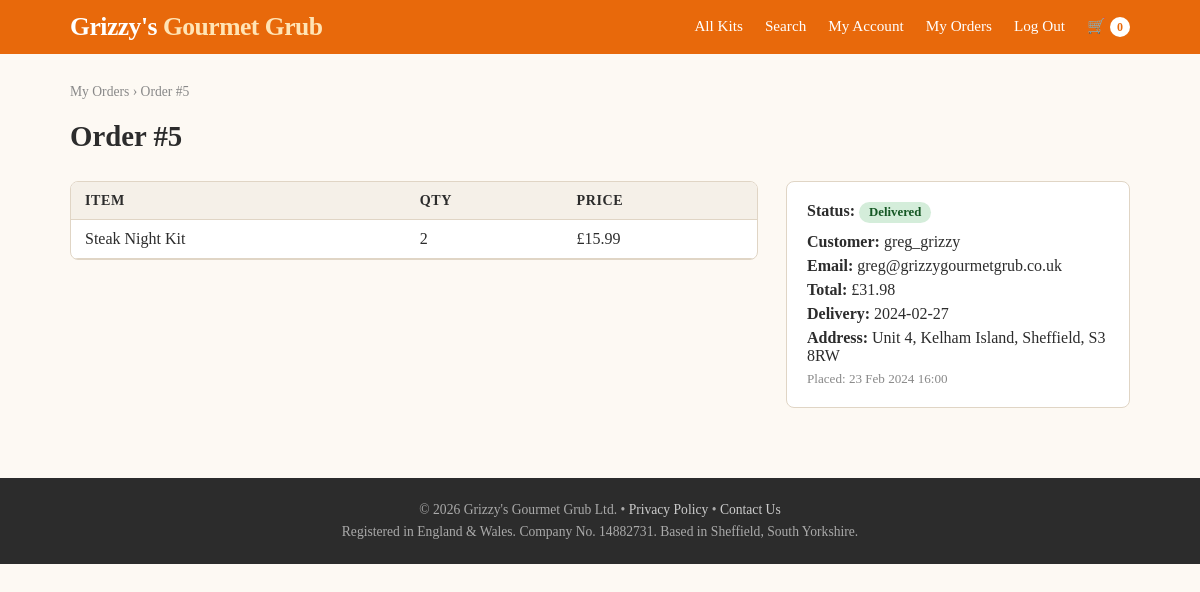
Page /website/public/orders.php?id=5 (signed in) on the committed database.
### tables this page shows
CREATE TABLE IF NOT EXISTS orders (
    id            INT AUTO_INCREMENT PRIMARY KEY,
    user_id       INT          NOT NULL,
    items         JSON,
    total         DECIMAL(8,2) NOT NULL,
    status        VARCHAR(30)  DEFAULT 'pending',
    delivery_date DATE,
    address       TEXT,
    created_at    DATETIME     NOT NULL,
    FOREIGN KEY (user_id) REFERENCES users(id)
);

CREATE TABLE IF NOT EXISTS users (
    id         INT AUTO_INCREMENT PRIMARY KEY,
    username   VARCHAR(80)  NOT NULL,
    email      VARCHAR(180) NOT NULL UNIQUE,
    password   VARCHAR(64)  NOT NULL,
    avatar     VARCHAR(120) DEFAULT NULL,
    created_at DATETIME     NOT NULL
);

### website/public/orders.php (the view, shortened to what this page needs)
<?php
$db = get_db();
if (isset($_GET['id'])) {
    $oid = (int)$_GET['id'];
    $r = $db->query("SELECT o.*, u.username, u.email FROM orders o JOIN users u ON o.user_id = u.id WHERE o.id = $oid");
    $order = $r ? $r->fetch_assoc() : null;
    $items = json_decode($order['items'] ?? '[]', true);
?>
<!DOCTYPE html>
<html lang="en">
<head>
<link rel="stylesheet" href="/assets/style.css">
</head>
<body>
<?php include __DIR__ . '/partials/header.php'; ?>
<main>
  <div class="breadcrumb"><a href="/orders.php">My Orders</a> › Order #<?= $oid ?></div>
  <div class="page-header"><h1>Order #<?= $oid ?></h1></div>
  <div class="two-col">
    <div>
      <div class="table-wrap">
        <table>
          <thead><tr><th>Item</th><th>Qty</th><th>Price</th></tr></thead>
          <tbody>
            <?php foreach ($items as $item): ?>
            <tr>
              <td><?= htmlspecialchars($item['name'] ?? '') ?></td>
              <td><?= (int)($item['qty'] ?? 1) ?></td>
              <td>£<?= number_format((float)($item['price'] ?? 0), 2) ?></td>
            </tr>
            <?php endforeach; ?>
          </tbody>
        </table>
      </div>
    </div>
    <div>
      <div style="background:#fff;border:1px solid var(--border);border-radius:8px;padding:20px">
        <p><strong>Status:</strong> <span class="status-badge status-<?= htmlspecialchars($order['status']) ?>"><?= ucfirst(htmlspecialchars($order['status'])) ?></span></p>
        <p style="margin-top:10px"><strong>Customer:</strong> <?= htmlspecialchars($order['username']) ?></p>
        <p style="margin-top:6px"><strong>Email:</strong> <?= htmlspecialchars($order['email']) ?></p>
        <p style="margin-top:6px"><strong>Total:</strong> £<?= number_format((float)$order['total'], 2) ?></p>
        <p style="margin-top:6px"><strong>Delivery:</strong> <?= htmlspecialchars($order['delivery_date'] ?? 'TBC') ?></p>
        <p style="margin-top:6px"><strong>Address:</strong> <?= htmlspecialchars($order['address'] ?? '') ?></p>
        <p style="margin-top:6px;font-size:0.82rem;color:#888">Placed: <?= date('j M Y H:i', strtotime($order['created_at'])) ?></p>
      </div>
    </div>
  </div>
</main>
<?php include __DIR__ . '/partials/footer.php'; ?>
</body>
</html>
<?php
    exit;
}
?>
<?php include __DIR__ . '/partials/header.php'; ?>
<?php include __DIR__ . '/partials/footer.php'; ?>

### website/public/assets/style.css (style rules this page uses)
:root { --orange: #e8690b; --green: #3a7d44; --light: #fdf9f3; --dark: #2c2c2c; --gray: #888; --border: #e0d5c5; }
* { box-sizing: border-box; margin: 0; padding: 0; }
body { font-family: Georgia, serif; background: var(--light); color: var(--dark); }
a { color: var(--orange); text-decoration: none; }
main { max-width: 1100px; margin: 0 auto; padding: 30px 20px; }
table { width: 100%; border-collapse: collapse; }
table th, table td { padding: 10px 14px; text-align: left; border-bottom: 1px solid var(--border); }
table th { background: #f5f0e8; font-size: 0.88rem; text-transform: uppercase; letter-spacing: 0.04em; }
.table-wrap { background: #fff; border: 1px solid var(--border); border-radius: 8px; overflow: hidden; }
.breadcrumb { font-size: 0.85rem; color: var(--gray); margin-bottom: 20px; }
.breadcrumb a { color: var(--gray); }
.page-header { margin-bottom: 28px; }
.page-header h1 { font-size: 1.8rem; }
.two-col { display: grid; grid-template-columns: 2fr 1fr; gap: 28px; }
.status-badge { display: inline-block; padding: 3px 10px; border-radius: 12px; font-size: 0.8rem; font-weight: bold; }
.status-delivered { background: #d4edda; color: #155724; }

### rows in the picture
orders: status "Delivered", user.username "greg_grizzy", user.email "greg@grizzygourmetgrub.co.uk", total "31.98", delivery_date "2024-02-27", address "Unit 4, Kelham Island, Sheffield, S3 8RW", created_at "23 Feb 2024 16:00"

### other values in the picture
$cart_count "0"
$oid "5"
$item['name'] "Steak Night Kit"
$item['qty'] "2"
$item['price'] "15.99"
